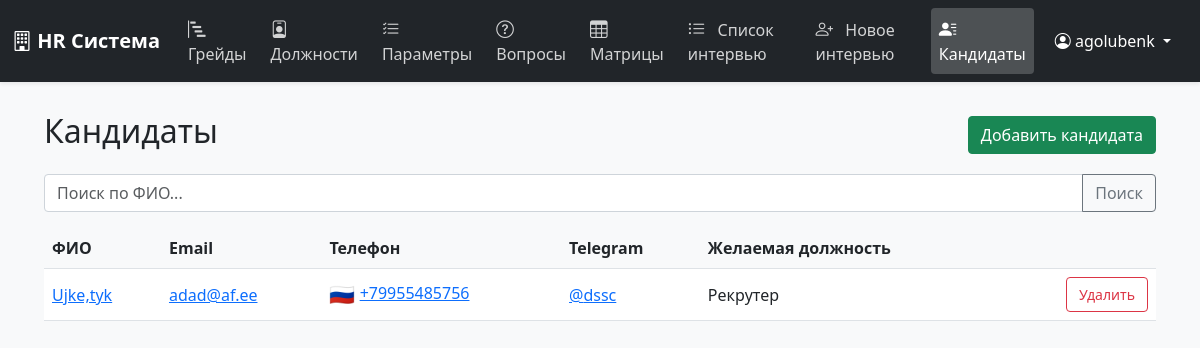
The page /candidates/ (signed in) on the database its author committed.
### positions/models.py (models this page shows, shortened)
class Candidate(models.Model):
    full_name = models.CharField(max_length=255, verbose_name="ФИО")
    email = models.EmailField(blank=True, null=True, verbose_name="Email")
    phone = models.CharField(max_length=30, blank=True, null=True, verbose_name="Телефон")
    telegram = models.CharField(max_length=100, blank=True, null=True, verbose_name="Telegram (ссылка)")
    desired_position = models.ForeignKey('Position', on_delete=models.PROTECT, null=True, blank=True, verbose_name="Желаемая должность")
    resume = models.FileField(upload_to='resumes/', blank=True, null=True, verbose_name="Резюме (PDF)")
    notes = models.TextField(blank=True, verbose_name="Заметки")
    created_at = models.DateTimeField(auto_now_add=True)
    updated_at = models.DateTimeField(auto_now=True)
    def get_telegram_username(self):
        if not self.telegram:
            return None
        username = self.telegram.lstrip('@')
        if 't.me/' in username:
            username = username.split('t.me/')[-1]
        return username
    def get_telegram_link(self):
        username = self.get_telegram_username()
        if not username:
            return None
        return f"https://t.me/{username}"
    class Meta:
        verbose_name = "Кандидат"
        verbose_name_plural = "Кандидаты"
        ordering = ['full_name']

class Position(models.Model):
    name = models.CharField(max_length=100, unique=True, verbose_name='Название специализации')
    is_active = models.BooleanField(default=True, verbose_name='Активна')
    class Meta:
        verbose_name = 'Специализация'
        verbose_name_plural = 'Специализации'
        ordering = ['name']

### positions/views.py (the view)
# urls.py: path('candidates/', views.CandidateListView.as_view(), name='candidate_list'),
class CandidateListView(LoginRequiredMixin, ListView):
    model = Candidate
    template_name = 'positions/candidate_list.html'
    context_object_name = 'candidates'
    paginate_by = 20
    def get_queryset(self):
        qs = super().get_queryset()
        q = self.request.GET.get('q')
        if q:
            qs = qs.filter(full_name__icontains=q)
        return qs.order_by('full_name')

### templates/positions/candidate_list.html (shortened to what this page needs)
{% extends 'positions/base.html' %}
{% block content %}
<div class="container mt-4">
    <div class="d-flex justify-content-between align-items-center mb-3">
        <h2>Кандидаты</h2>
        <a href="{% url 'positions:candidate_create' %}" class="btn btn-success">Добавить кандидата</a>
    </div>
    <form method="get" class="mb-3">
        <div class="input-group">
            <input type="text" name="q" class="form-control" placeholder="Поиск по ФИО..." value="{{ request.GET.q }}">
            <button class="btn btn-outline-secondary" type="submit">Поиск</button>
        </div>
    </form>
    <div class="table-responsive">
        <table class="table table-hover align-middle">
            <thead>
                <tr>
                    <th>ФИО</th>
                    <th>Email</th>
                    <th>Телефон</th>
                    <th>Telegram</th>
                    <th>Желаемая должность</th>
                    <th></th>
                </tr>
            </thead>
            <tbody>
                {% for candidate in candidates %}
                <tr>
                    <td><a href="{% url 'positions:candidate_detail' candidate.pk %}">{{ candidate.full_name }}</a></td>
                    <td>{% if candidate.email %}<a href="mailto:{{ candidate.email }}">{{ candidate.email }}</a>{% endif %}</td>
                    <td><span class="phone-flag" data-phone="{{ candidate.phone|default:'' }}"></span>{% if candidate.phone %}<a href="tel:{{ candidate.phone }}">{{ candidate.phone }}</a>{% endif %}</td>
                    <td>{% if candidate.telegram %}<a href="{{ candidate.get_telegram_link }}" target="_blank">@{{ candidate.get_telegram_username }}</a>{% endif %}</td>
                    <td>{{ candidate.desired_position.name }}</td>
                    <td class="text-end">
                        <a href="{% url 'positions:candidate_delete' candidate.pk %}" class="btn btn-sm btn-outline-danger">Удалить</a>
                    </td>
                </tr>
                {% empty %}
                <tr><td colspan="6" class="text-center">Нет кандидатов</td></tr>
                {% endfor %}
            </tbody>
        </table>
    </div>
</div>
{% endblock %}

### templates/positions/base.html (shortened to what this page needs)
<!DOCTYPE html>
<html lang="ru">
<head>
    <link href="https://cdn.jsdelivr.net/npm/bootstrap@5.3.0/dist/css/bootstrap.min.css" rel="stylesheet">
    <link href="https://cdn.jsdelivr.net/npm/bootstrap-icons@1.10.0/font/bootstrap-icons.css" rel="stylesheet">
    <link rel="stylesheet" href="https://cdn.jsdelivr.net/npm/bootstrap-icons@1.11.3/font/bootstrap-icons.css">
</head>
<body>
    <nav class="navbar navbar-expand-lg navbar-dark fixed-top">
        <div class="container-fluid">
            <a class="navbar-brand" href="#">
                <i class="bi bi-building"></i> HR Система
            </a>
            <div class="collapse navbar-collapse" id="navbarNav">
                <ul class="navbar-nav me-auto">
                    <li class="nav-item">
                        <a class="nav-link {% if request.resolver_match.url_name == 'grades' %}active{% endif %}"
                           href="{% url 'positions:grades' %}">
                            <i class="bi bi-bar-chart-steps"></i> Грейды
                        </a>
                    </li>
                    <li class="nav-item">
                        <a class="nav-link {% if request.resolver_match.url_name == 'positions' %}active{% endif %}"
                           href="{% url 'positions:positions' %}">
                            <i class="bi bi-person-badge"></i> Должности
                        </a>
                    </li>
                    <li class="nav-item">
                        <a class="nav-link {% if request.resolver_match.url_name == 'parameters' %}active{% endif %}"
                           href="{% url 'positions:parameters' %}">
                            <i class="bi bi-list-check"></i> Параметры
                        </a>
                    </li>
                    <li class="nav-item">
                        <a class="nav-link {% if request.resolver_match.url_name == 'questions' %}active{% endif %}"
                           href="{% url 'positions:questions' %}">
                            <i class="bi bi-question-circle"></i> Вопросы
                        </a>
                    </li>
                    <li class="nav-item">
                        <a class="nav-link {% if request.resolver_match.url_name == 'score_matrices' %}active{% endif %}"
                           href="{% url 'positions:score_matrices' %}">
                            <i class="bi bi-table"></i> Матрицы
                        </a>
                    </li>
                    <li class="nav-item">
                        <a class="nav-link {% if request.resolver_match.url_name == 'interview_list' %}active{% endif %}"
                           href="{% url 'positions:interview_list' %}">
                            <i class="bi bi-list-ul"></i> Список интервью
                        </a>
                    </li>
                    <li class="nav-item">
                        <a class="nav-link {% if request.resolver_match.url_name == 'interview_create' %}active{% endif %}"
                           href="{% url 'positions:interview_create' %}">
                            <i class="bi bi-person-plus"></i> Новое интервью
                        </a>
                    </li>
                    <li class="nav-item">
                        <a class="nav-link {% if request.resolver_match.url_name == 'candidate_list' %}active{% endif %}" href="{% url 'positions:candidate_list' %}">
                            <i class="bi bi-person-lines-fill"></i> Кандидаты
                        </a>
                    </li>
                </ul>
                {% if user.is_authenticated %}
                <div class="user-dropdown">
                    <button class="btn btn-link dropdown-toggle" type="button" data-bs-toggle="dropdown">
                        <i class="bi bi-person-circle"></i> {{ user.username }}
                    </button>
                </div>
                {% endif %}
            </div>
        </div>
    </nav>
    <main class="main-content">
        {% block content %}{% endblock %}
    </main>
</body>
</html>

### templates/positions/base.html (style rules this page uses)
body { min-height: 100vh; background-color: #f8f9fa; padding-top: 56px; color: #212529; }
.navbar { background-color: #212529; box-shadow: 0 2px 4px rgba(0,0,0,.08); }
.navbar-brand { font-weight: 600; color: #fff; font-size: 1.25rem; }
.nav-link { color: #fff; opacity: 0.8; transition: all 0.3s; padding: 0.5rem 1rem; border-radius: 0.25rem; margin: 0 0.25rem; }
.nav-link.active { opacity: 1; background-color: rgba(255, 255, 255, 0.2); font-weight: 500; }
.nav-link i { margin-right: 0.5rem; font-size: 1.1rem; }
.main-content { padding: 2rem; }
.user-dropdown .btn-link { color: #fff; text-decoration: none; padding: 0.5rem 1rem; border-radius: 0.25rem; transition: all 0.3s; }
.btn { border-radius: 0.25rem; padding: 0.375rem 0.75rem; font-weight: 500; transition: all 0.3s; }
.table { margin-bottom: 0; color: #212529; }
.table th { font-weight: 600; background-color: #f8f9fa; color: #212529; }
.table td { color: #212529; vertical-align: middle; }
.form-control { border-radius: 0.25rem; border: 1px solid #ced4da; padding: 0.375rem 0.75rem; transition: all 0.3s; color: #212529; }

### rows shown on the page
Candidate: full_name "Ujke,tyk", email "adad@af.ee", phone "+79955485756", get_telegram_username "dssc", desired_position.name "Рекрутер"

### other values the page prints
{{ user.username }} "agolubenk"
